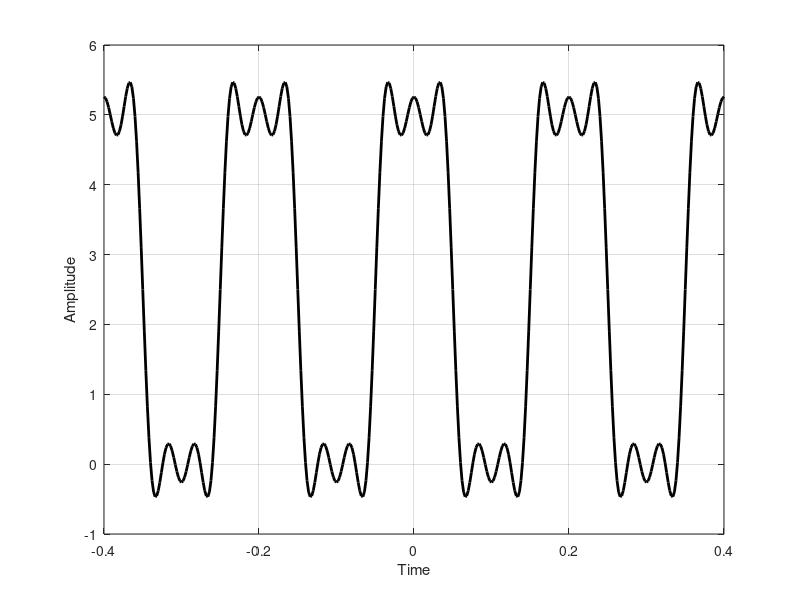

Here is the MATLAB script that generated this plot:
clc;
clear;
A=input('Amplitude of the square wave:');
f0=input('Frequency of the square wave:');
n=input('Number of harmonics:');
T0=1/f0;
t=[-2*T0:T0/100:2*T0];
y=A/2+zeros(1,length(t));
for i=1:n;
    x=(2*A)/(i*pi)*sin(i*pi/2)*cos(i*2*pi*f0*t);
    y=y+x;
end;
plot(t,y,'-k','linewidth',2);
xlabel('Time');
ylabel('Amplitude');
grid on;